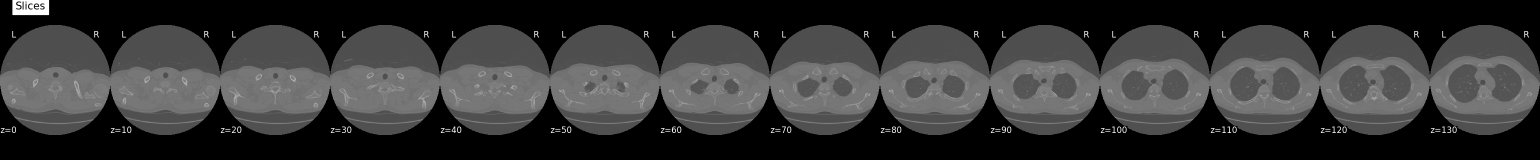
#> input picture image_stack.png, 3080 x 320 px (shown at 1/2 size)
$ python -i hybrid_seg.py   (imports and definitions only)
#> lines starting #> are read from the running program, lines starting #| are printed output that depends on the picture
#> further down, picture is the input picture: shape (320, 3080); min 0, max 255, mean 54
import scipy
import numpy as np
from sklearn.cluster import KMeans
from skimage import morphology
from skimage import measure
import matplotlib.pyplot as plt


#Standardize the pixel values
def make_lungmask(img, display=False):
#> called with display = False
    row_size= img.shape[0]
#> row_size = 320
    col_size = img.shape[1]
#> col_size = 3080

    mean = np.mean(img)
#> mean = 54.04
    std = np.std(img)
#> std = 52.1
    img = img-mean
    img = img/std

    # Find the average pixel value near the lungs
    # to renormalize washed out images
    middle = img[int(col_size/5):int(col_size/5*4),int(row_size/5):int(row_size/5*4)]   # Lung image
#> middle = empty array
    mean = np.mean(middle)
#> mean = nan
    max = np.max(img)
#> max = 3.86
    min = np.min(img)
#> min = -1.04
    # To improve threshold finding, we can move the underflow and overflow on the pixel spectrum
    img[img==max]=mean
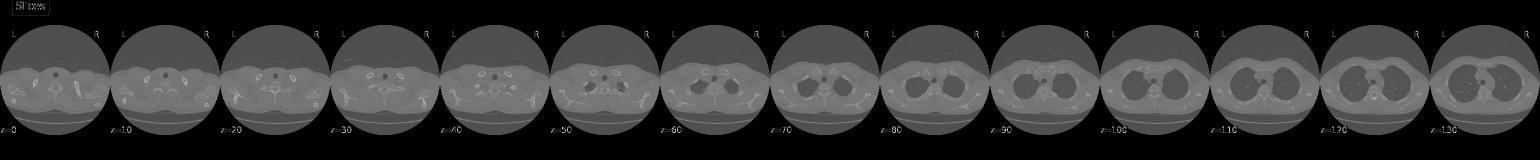
#> img: shape (320, 3080) float64 (shown at 1/2 size); 0.32% of the values are NaN or infinite; the others: min -1.04, max 3.84, mean -0.0125; drawn with min black, max white, NaN and infinite black
    img[img==min]=mean
    #
    # Using Kmeans to separate background (soft tissue/bone) and foreground (lung/air)
    #
#> (the run stopped early here; a loop or call above may not have finished)
